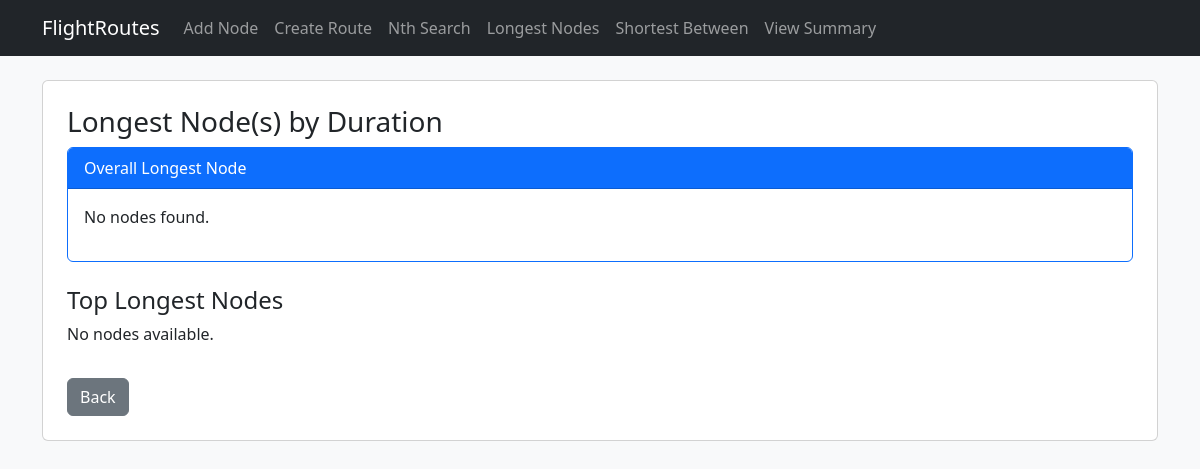
Before: /longest-nodes/ with the older database file.
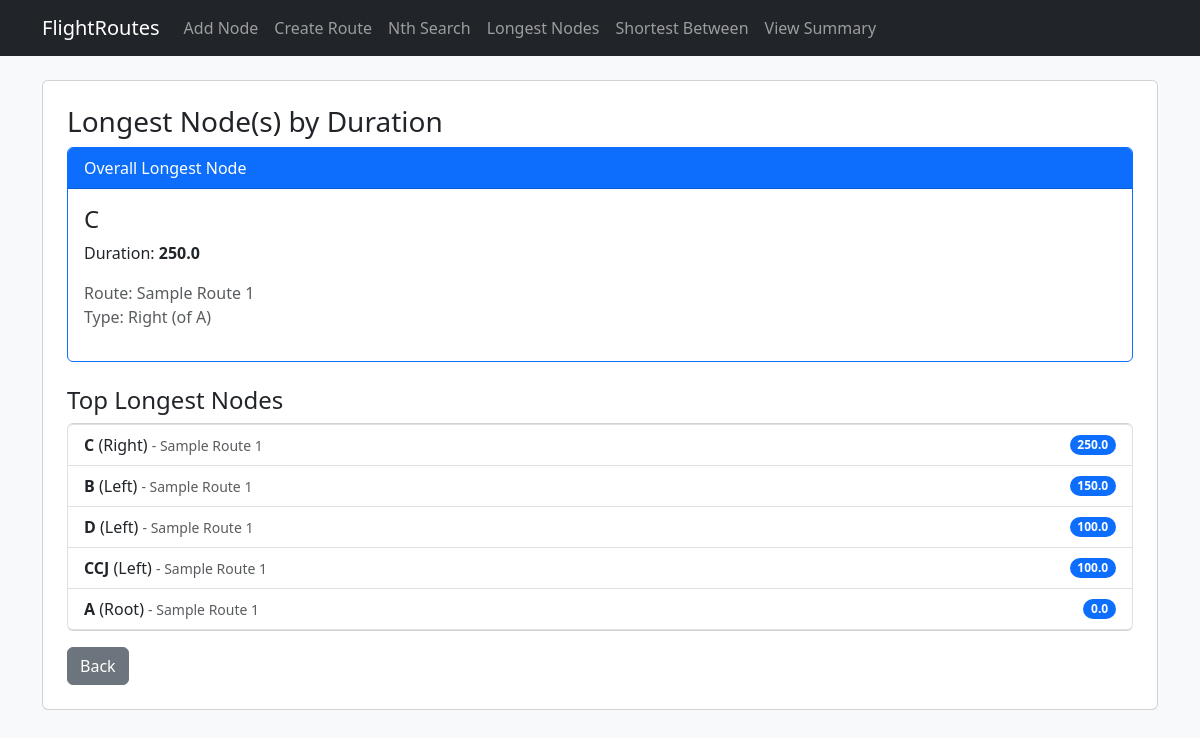
After: the same page with the newer database file.
### flight/models.py (models this page shows, shortened)
class FlightNode(models.Model):
    NODE_TYPE_CHOICES = (
        ('root', 'Root'),
        ('left', 'Left'),
        ('right', 'Right'),
    )
    route = models.ForeignKey(Route, on_delete=models.CASCADE, related_name='nodes')
    airport_code = models.CharField(max_length=10)
    duration = models.FloatField(help_text="Duration from parent node")
    parent = models.ForeignKey('self', on_delete=models.CASCADE, null=True, blank=True, related_name='child_nodes')
    node_type = models.CharField(max_length=10, choices=NODE_TYPE_CHOICES, default='root')
    class Meta:
        unique_together = ('parent', 'node_type')

class Route(models.Model):
    name = models.CharField(max_length=100, unique=True)

### flight/views.py (the view)
# urls.py: path('longest-nodes/', views.longest_nodes, name='longest_nodes'),
def longest_nodes(request):
    overall_longest = FlightNode.objects.order_by('-duration').first()
    top_nodes = FlightNode.objects.order_by('-duration')[:5]
    return render(request, 'flights/longest_nodes.html', {
        'overall_longest': overall_longest,
        'top_nodes': top_nodes,
    })

### templates/flights/longest_nodes.html
{% extends 'flights/base.html' %}
{% block content %}
<div class="card p-4">
  <h3>Longest Node(s) by Duration</h3>
  <div class="card mb-4 border-primary">
    <div class="card-header bg-primary text-white">
      Overall Longest Node
    </div>
    <div class="card-body">
      {% if overall_longest %}
      <h4 class="card-title">{{ overall_longest.airport_code }}</h4>
      <p class="card-text">
        Duration: <strong>{{ overall_longest.duration }}</strong>
      </p>
      <p class="text-muted">
        Route: {{ overall_longest.route.name }}<br>
        Type: {{ overall_longest.get_node_type_display }}
        {% if overall_longest.parent %} (of {{ overall_longest.parent.airport_code }}) {% endif %}
      </p>
      {% else %}
      <p>No nodes found.</p>
      {% endif %}
    </div>
  </div>
  <h4>Top Longest Nodes</h4>
  {% if top_nodes %}
  <ul class="list-group">
    {% for node in top_nodes %}
    <li class="list-group-item d-flex justify-content-between align-items-center">
      <span>
        <strong>{{ node.airport_code }}</strong> ({{ node.get_node_type_display }})
        <small class="text-muted">- {{ node.route.name }}</small>
      </span>
      <span class="badge bg-primary rounded-pill">{{ node.duration }}</span>
    </li>
    {% endfor %}
  </ul>
  {% else %}
  <p>No nodes available.</p>
  {% endif %}
  <div class="mt-3">
    <a href="{% url 'flights:index' %}" class="btn btn-secondary">Back</a>
  </div>
</div>
{% endblock %}

Changed rows visible on the page:
added FlightNode: airport_code "C", duration "250.0", route.name "Sample Route 1", node_type "Right", parent.airport_code "A"
added FlightNode: airport_code "B", node_type "Left", route.name "Sample Route 1", duration "150.0"
added FlightNode: airport_code "D", node_type "Left", route.name "Sample Route 1", duration "100.0"
added FlightNode: airport_code "CCJ", node_type "Left", route.name "Sample Route 1", duration "100.0"
added FlightNode: airport_code "A", node_type "Root", route.name "Sample Route 1", duration "0.0"
Other visible differences:
text no longer shown: "No nodes found. No nodes available."
text now shown: "Duration: Route: Type: (of )"
